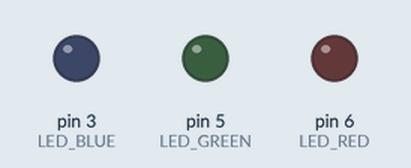
Bench run of a sketch on a simulated Arduino Uno, built with avr-gcc and run on an emulated ATmega328P. On the bench: output pins drawn as LEDs (lit = HIGH).

Above: at 0.4 s.
At 1.4 s:
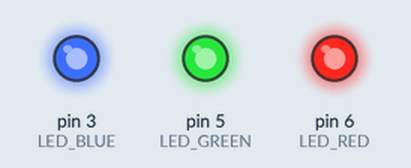
At 3.15 s:
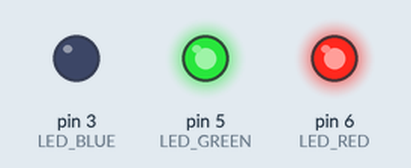
At 3.8 s:
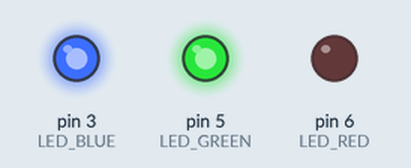
At 4.2 s:
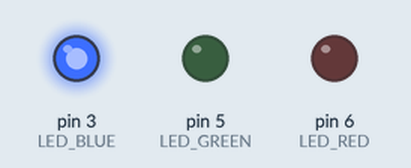
At 4.7 s:
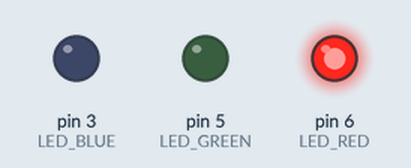
Timing chart, 0 to 5.1 s (numbered marks = the images above):
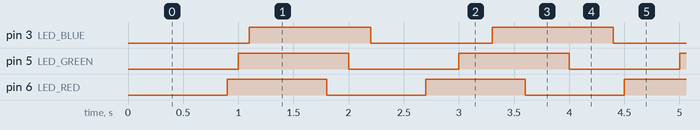

Measured:
- by itself, pin 3 (LED_BLUE): alternates HIGH for 1.1 s and LOW for 1.1 s
- by itself, pin 5 (LED_GREEN): alternates HIGH for 1.0 s and LOW for 1.0 s
- by itself, pin 6 (LED_RED): alternates HIGH for 0.90 s and LOW for 0.90 s

The sketch:

2.ino
```cpp
#include <LiquidCrystal_I2C.h>
#define LED_RED 6
#define LED_GREEN 5
#define LED_BLUE 3

void setup()
{

    pinMode(LED_RED, OUTPUT);
    digitalWrite(LED_RED, LOW);
    pinMode(LED_GREEN, OUTPUT);
    digitalWrite(LED_GREEN, LOW);
    pinMode(LED_BLUE, OUTPUT);
    digitalWrite(LED_BLUE, LOW);
}

void redLed()
{
    const unsigned long BlinkChangePeriod = 900UL;
    static int ledState = LOW;
    static unsigned long lastBlinkChange = 0UL;

    if (millis() - lastBlinkChange >= BlinkChangePeriod)
    {
        if (ledState == HIGH)
        {
            ledState = LOW;
        }
        else
        {
            ledState = HIGH;
        }

        digitalWrite(LED_RED, ledState);
        lastBlinkChange += BlinkChangePeriod;
    }
}
void greenLed()
{
    const unsigned long BlinkChangePeriod = 1000UL;
    static int ledState = LOW;
    static unsigned long lastBlinkChange = 0UL;

    if (millis() - lastBlinkChange >= BlinkChangePeriod)
    {
        if (ledState == HIGH)
        {
            ledState = LOW;
        }
        else
        {
            ledState = HIGH;
        }

        digitalWrite(LED_GREEN, ledState);
        lastBlinkChange += BlinkChangePeriod;
    }
}
void blueLed()
{
    const unsigned long BlinkChangePeriod = 1100UL;
    static int ledState = LOW;
    static unsigned long lastBlinkChange = 0UL;

    if (millis() - lastBlinkChange >= BlinkChangePeriod)
    {
        if (ledState == HIGH)
        {
            ledState = LOW;
        }
        else
        {
            ledState = HIGH;
        }

        digitalWrite(LED_BLUE, ledState);
        lastBlinkChange += BlinkChangePeriod;
    }
}
LiquidCrystal_I2C lcd(0x27, 16, 2);

void lcdInit()
{
    lcd.init();
    lcd.backlight();

    lcd.setCursor(0, 0);
    lcd.print("ZAD 1");
}

void loop()
{
    redLed();
    greenLed();
    blueLed();
}
```
